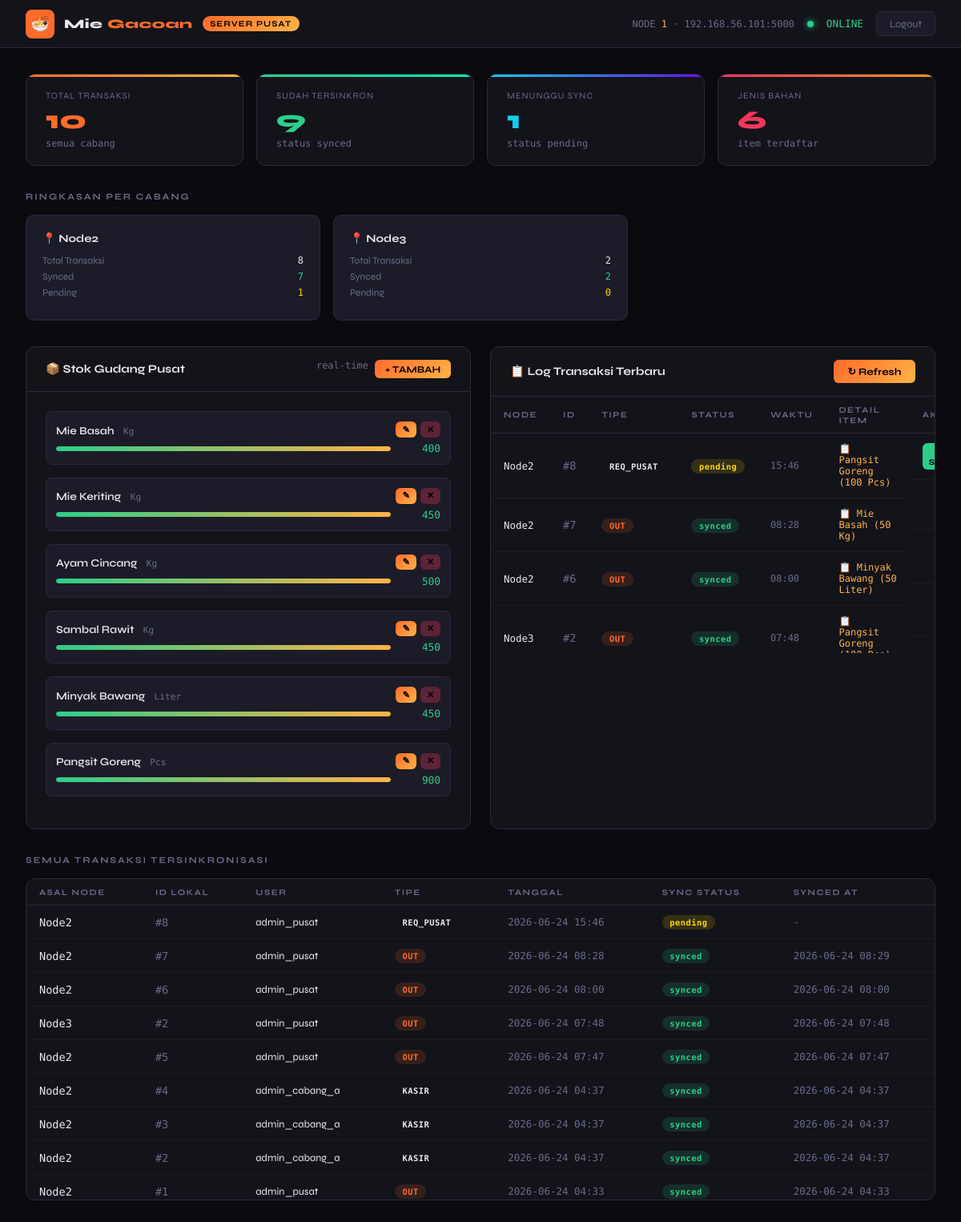
Screenshot of / (signed in) with the database file from the repository.
### tables this page shows
CREATE TABLE transaksi_header (
        asal_node       TEXT,
        id_lokal        INTEGER,
        id_user         INTEGER,
        tipe_transaksi  TEXT CHECK(tipe_transaksi IN ('IN','OUT','KASIR','REQ_PUSAT')),
        tanggal         DATETIME DEFAULT CURRENT_TIMESTAMP,
        sync_status      TEXT DEFAULT 'pending'
                        CHECK(sync_status IN ('pending','synced','failed')),
        synced_at       DATETIME,
        conflict_flag   INTEGER DEFAULT 0,
        PRIMARY KEY (asal_node, id_lokal),
        FOREIGN KEY (id_user) REFERENCES user(id_user)
    );

CREATE TABLE bahan_baku (
        id_bahan    INTEGER PRIMARY KEY AUTOINCREMENT,
        nama_bahan  TEXT UNIQUE,
        satuan      TEXT,
        stok        INTEGER DEFAULT 100
    );

CREATE TABLE user (
        id_user     INTEGER PRIMARY KEY AUTOINCREMENT,
        username    TEXT UNIQUE,
        password    TEXT,
        asal_node   TEXT
    );

### routes/_web.py (the view)
    @app.route('/', methods=['GET'])
    def index():
        if not session.get('logged_in'):
            return render_template('server_dashboard.html')
        conn = get_db()
        cursor = conn.cursor()
        cursor.execute("SELECT COUNT(*) FROM transaksi_header")
        total = cursor.fetchone()[0]
        cursor.execute("SELECT COUNT(*) FROM transaksi_header WHERE sync_status='synced'")
        synced = cursor.fetchone()[0]
        cursor.execute("SELECT COUNT(*) FROM transaksi_header WHERE sync_status='pending'")
        pending = cursor.fetchone()[0]
        cursor.execute("SELECT COUNT(*) FROM bahan_baku")
        bahan = cursor.fetchone()[0]
        stats = dict(total=total, synced=synced, pending=pending, bahan=bahan)
        cursor.execute("SELECT id_bahan, nama_bahan, satuan, stok FROM bahan_baku")
        stok = [dict(r) for r in cursor.fetchall()]
        cursor.execute('''
            SELECT asal_node,
                   COUNT(*) AS total,
                   SUM(CASE WHEN sync_status='synced'  THEN 1 ELSE 0 END) AS synced,
                   SUM(CASE WHEN sync_status='pending' THEN 1 ELSE 0 END) AS pending
            FROM transaksi_header GROUP BY asal_node
        ''')
        cabang_summary = [dict(r) for r in cursor.fetchall()]
        cursor.execute('''
            SELECT h.asal_node, h.id_lokal, h.tipe_transaksi,
                   h.tanggal, h.sync_status, h.synced_at, u.username,
                   (SELECT GROUP_CONCAT(b.nama_bahan || ' (' || d.jumlah || ' ' || b.satuan || ')', ', ')
                    FROM transaksi_detail d
                    JOIN bahan_baku b ON d.id_bahan = b.id_bahan
                    WHERE d.asal_node = h.asal_node AND d.id_lokal = h.id_lokal) AS detail_request
            FROM transaksi_header h
            LEFT JOIN user u ON h.id_user = u.id_user
            ORDER BY h.tanggal DESC LIMIT 20
        ''')
        log = [dict(r) for r in cursor.fetchall()]
        cursor.execute('''
            SELECT h.asal_node, h.id_lokal, h.tipe_transaksi,
                   h.tanggal, h.sync_status, h.synced_at, u.username,
                   (SELECT GROUP_CONCAT(b.nama_bahan || ' (' || d.jumlah || ' ' || b.satuan || ')', ', ')
                    FROM transaksi_detail d
                    JOIN bahan_baku b ON d.id_bahan = b.id_bahan
                    WHERE d.asal_node = h.asal_node AND d.id_lokal = h.id_lokal) AS detail_request
            FROM transaksi_header h
            LEFT JOIN user u ON h.id_user = u.id_user
            ORDER BY h.tanggal DESC
        ''')
        all_transaksi = [dict(r) for r in cursor.fetchall()]
        conn.close()
        return render_template('server_dashboard.html',
            stats=stats, stok=stok, cabang_summary=cabang_summary,
            log=log, all_transaksi=all_transaksi)

### server_api.py (called while the page is built)
def get_db():
    conn = sqlite3.connect(DB)
    conn.row_factory = sqlite3.Row
    return conn

### templates/server_dashboard.html (shortened to what this page needs)
<!DOCTYPE html>
<html lang="id">
<head>
</head>
<body>
{% if not session.get('logged_in') %}
<div class="login-wrap">
  <div class="login-card">
    <div class="login-logo">
      <div class="icon">🍜</div>
      <h2>Mie Gacoan <span style="color:var(--accent)">Pusat</span></h2>
      <p>Server Dashboard — Node 1</p>
    </div>
    {% if error %}
    <div class="alert-error">{{ error }}</div>
    {% endif %}
    <form method="POST" action="/login">
      <div class="form-group">
        <label>USERNAME</label>
        <input type="text" name="username" placeholder="admin_pusat" autocomplete="off" required>
      </div>
      <div class="form-group">
        <label>PASSWORD</label>
        <input type="password" name="password" placeholder="••••••••" required>
      </div>
      <button type="submit" class="btn-login">MASUK →</button>
    </form>
  </div>
</div>
{% else %}
<div class="topbar">
  <div class="logo">
    <div class="logo-icon">🍜</div>
    <div class="logo-text">Mie <span>Gacoan</span></div>
    <span class="badge-server">SERVER PUSAT</span>
  </div>
  <div class="topbar-right">
    <div class="node-info">NODE <span>1</span> · 192.168.56.101:5000</div>
    <div class="status-dot"></div>
    <div class="status-label">ONLINE</div>
    <form method="POST" action="/logout" style="margin:0">
      <button class="btn-logout">Logout</button>
    </form>
  </div>
</div>
<div class="container">
  {% include 'partials/_stats.html' %}
  <div class="section-title">Ringkasan Per Cabang</div>
  <div class="cabang-grid">
    {% for c in cabang_summary %}
    <div class="cabang-card">
      <div class="cabang-name">📍 {{ c.asal_node }}</div>
      <div class="cabang-stat">
        <span class="cabang-stat-label">Total Transaksi</span>
        <span class="cabang-stat-val">{{ c.total }}</span>
      </div>
      <div class="cabang-stat">
        <span class="cabang-stat-label">Synced</span>
        <span class="cabang-stat-val" style="color:var(--green)">{{ c.synced }}</span>
      </div>
      <div class="cabang-stat">
        <span class="cabang-stat-label">Pending</span>
        <span class="cabang-stat-val" style="color:var(--yellow)">{{ c.pending }}</span>
      </div>
    </div>
    {% endfor %}
  </div>
  <div class="grid-2">
    <div class="card">
      <div class="card-header">
        <h3>📦 Stok Gudang Pusat</h3>
        <div style="display:flex;gap:.5rem;">
          <span style="font-size:.75rem;color:var(--muted);font-family:var(--mono)">real-time</span>
          <button class="btn-refresh" onclick="openAddBahanModal()" style="padding:.3rem .8rem;font-size:.75rem;">+ TAMBAH</button>
        </div>
      </div>
      <div class="card-body" id="stok-container">
        {% for b in stok %}
        {% set pct = ((b.stok / 100 * 100) | int) %}
        {% if pct < 0 %}{% set pct = 0 %}{% endif %}
        {% if pct > 100 %}{% set pct = 100 %}{% endif %}
        <div class="stok-item" id="stok-{{ b.id_bahan }}" style="margin-bottom:1rem;padding:.75rem;background:var(--surface2);border-radius:8px;border:1px solid var(--border);">
          <div style="display:flex;justify-content:space-between;align-items:center;margin-bottom:.4rem;">
            <div>
              <span style="font-size:.85rem;font-weight:600;">{{ b.nama_bahan }}</span>
              <span style="font-size:.7rem;color:var(--muted);font-family:var(--mono);margin-left:.5rem;">{{ b.satuan }}</span>
            </div>
            <div style="display:flex;gap:.3rem;">
              <button class="btn-refresh" onclick="openEditBahanModal({{ b.id_bahan }}, '{{ b.nama_bahan }}', '{{ b.satuan }}', {{ b.stok }})" style="padding:.2rem .5rem;font-size:.7rem;">✎</button>
              <button class="btn-refresh" onclick="deleteBahan({{ b.id_bahan }})" style="padding:.2rem .5rem;font-size:.7rem;background:rgba(245,54,92,.3);">✕</button>
            </div>
          </div>
          <div class="stok-bar-wrap">
            <div class="stok-bar-bg">
              <div class="stok-bar-fill {% if pct < 20 %}danger{% elif pct < 50 %}warn{% endif %}"
                  style="width:{{ pct }}%"></div>
            </div>
            <div class="stok-num {% if b.stok < 20 %}{% set _ = '' %}{% endif %}"
                style="color:{% if b.stok < 20 %}var(--red){% elif b.stok < 50 %}var(--yellow){% else %}var(--green){% endif %}">
              {{ b.stok }}
            </div>
          </div>
        </div>
        {% endfor %}
      </div>
    </div>
    <div class="card">
      <div class="card-header">
        <h3>📋 Log Transaksi Terbaru</h3>
        <button class="btn-refresh" onclick="location.reload()">↻ Refresh</button>
      </div>
      <div class="table-wrap">
        <table>
          <thead>
            <tr>
              <th>Node</th>
              <th>ID</th>
              <th>Tipe</th>
              <th>Status</th>
              <th>Waktu</th>
              <th>Detail Item</th>
              <th>Aksi</th>
            </tr>
          </thead>
          <tbody>
            {% for t in log %}
            <tr>
              <td style="font-family:var(--mono);font-size:.78rem;">{{ t.asal_node }}</td>
              <td style="font-family:var(--mono);color:var(--muted);">#{{ t.id_lokal }}</td>
              <td>
                <span class="badge badge-{{ t.tipe_transaksi|lower }}">{{ t.tipe_transaksi }}</span>
              </td>
              <td>
                <span class="badge badge-{{ t.sync_status }}">{{ t.sync_status }}</span>
              </td>
              <td style="font-size:.75rem;color:var(--muted);font-family:var(--mono);">
                {{ t.tanggal[11:16] if t.tanggal else '-' }}
              </td>
              <td style="font-size:.75rem; color:var(--accent2); font-family:var(--mono);">
                {% if t.tipe_transaksi in ('REQ_PUSAT', 'IN', 'OUT') %}
                  📋 {{ t.detail_request if t.detail_request else '—' }}
                {% elif t.tipe_transaksi == 'KASIR' %}
                  🛍️ Penjualan Menu (Stok Terpotong)
                {% else %}
                  —
                {% endif %}
              </td>
              <td style="text-align: center; display: flex; gap: .3rem; justify-content: center;">
                {% if t.tipe_transaksi == 'REQ_PUSAT' and t.sync_status == 'pending' %}
                  <button class="btn-refresh" onclick="setujuiPermintaan('{{ t.asal_node }}', {{ t.id_lokal }})"
                          style="padding:.2rem .5rem; font-size:.65rem; background:var(--green); color:#000; border:none;">✓ SETUJU</button>
                {% else %}
                  <span style="color:var(--muted); font-size:.75rem;">—</span>
                {% endif %}
              </td>
            </tr>
            {% endfor %}
          </tbody>
        </table>
      </div>
    </div>
  </div>
  <div class="section-title">Semua Transaksi Tersinkronisasi</div>
  <div class="card">
    <div class="table-wrap" style="max-height:400px;">
      <table>
        <thead>
          <tr>
            <th>Asal Node</th><th>ID Lokal</th><th>User</th>
            <th>Tipe</th><th>Tanggal</th><th>Sync Status</th><th>Synced At</th>
          </tr>
        </thead>
        <tbody>
          {% for t in all_transaksi %}
          <tr>
            <td style="font-family:var(--mono);">{{ t.asal_node }}</td>
            <td style="font-family:var(--mono);color:var(--muted);">#{{ t.id_lokal }}</td>
            <td style="font-size:.8rem;">{{ t.username or '-' }}</td>
            <td><span class="badge badge-{{ t.tipe_transaksi|lower }}">{{ t.tipe_transaksi }}</span></td>
            <td style="font-size:.78rem;color:var(--muted);font-family:var(--mono);">{{ t.tanggal[:16] if t.tanggal else '-' }}</td>
            <td><span class="badge badge-{{ t.sync_status }}">{{ t.sync_status }}</span></td>
            <td style="font-size:.78rem;color:var(--muted);font-family:var(--mono);">{{ t.synced_at[:16] if t.synced_at else '-' }}</td>
          </tr>
          {% endfor %}
        </tbody>
      </table>
    </div>
  </div>
</div>
{% endif %}
</body>
</html>

### templates/partials/_stats.html
  <div class="stats-grid">
    <div class="stat-card">
      <div class="stat-label">TOTAL TRANSAKSI</div>
      <div class="stat-value accent">{{ stats.total }}</div>
      <div class="stat-sub">semua cabang</div>
    </div>
    <div class="stat-card green">
      <div class="stat-label">SUDAH TERSINKRON</div>
      <div class="stat-value green">{{ stats.synced }}</div>
      <div class="stat-sub">status synced</div>
    </div>
    <div class="stat-card blue">
      <div class="stat-label">MENUNGGU SYNC</div>
      <div class="stat-value blue">{{ stats.pending }}</div>
      <div class="stat-sub">status pending</div>
    </div>
    <div class="stat-card red">
      <div class="stat-label">JENIS BAHAN</div>
      <div class="stat-value red">{{ stats.bahan }}</div>
      <div class="stat-sub">item terdaftar</div>
    </div>
  </div>

### rows the page displays
transaksi_header: asal_node "Node3", total "2", synced "2", pending "0", id_lokal "2", tipe_transaksi "OUT", sync_status "synced", tanggal "07:48", detail_request "Pangsit Goreng…", username "admin_pusat", tanggal "2026-06-24 07:48", synced_at "2026-06-24 07:48"
bahan_baku: nama_bahan "Mie Basah", satuan "Kg", {{ pct }} 100 (drawn), stok "400"
bahan_baku: nama_bahan "Mie Keriting", satuan "Kg", {{ pct }} 100 (drawn), stok "450"
bahan_baku: nama_bahan "Ayam Cincang", satuan "Kg", {{ pct }} 100 (drawn), stok "500"
bahan_baku: nama_bahan "Sambal Rawit", satuan "Kg", {{ pct }} 100 (drawn), stok "450"
bahan_baku: nama_bahan "Minyak Bawang", satuan "Liter", {{ pct }} 100 (drawn), stok "450"
bahan_baku: nama_bahan "Pangsit Goreng", satuan "Pcs", {{ pct }} 100 (drawn), stok "900"
transaksi_header: asal_node "Node2", id_lokal "8", tipe_transaksi "REQ_PUSAT", sync_status "pending", tanggal "15:46", detail_request "Pangsit Goreng (100 Pcs)", username "admin_pusat", tanggal "2026-06-24 15:46", synced_at "-"
transaksi_header: asal_node "Node2", id_lokal "7", tipe_transaksi "OUT", sync_status "synced", tanggal "08:28", detail_request "Mie Basah (50 Kg)", username "admin_pusat", tanggal "2026-06-24 08:28", synced_at "2026-06-24 08:29"
transaksi_header: asal_node "Node2", id_lokal "6", tipe_transaksi "OUT", sync_status "synced", tanggal "08:00", detail_request "Minyak Bawang (50 Liter)", username "admin_pusat", tanggal "2026-06-24 08:00", synced_at "2026-06-24 08:00"
transaksi_header: asal_node "Node2", id_lokal "5", username "admin_pusat", tipe_transaksi "OUT", tanggal "2026-06-24 07:47", sync_status "synced", synced_at "2026-06-24 07:47"
transaksi_header: asal_node "Node2", id_lokal "4", username "admin_cabang_a", tipe_transaksi "KASIR", tanggal "2026-06-24 04:37", sync_status "synced", synced_at "2026-06-24 04:37"
transaksi_header: asal_node "Node2", id_lokal "3", username "admin_cabang_a", tipe_transaksi "KASIR", tanggal "2026-06-24 04:37", sync_status "synced", synced_at "2026-06-24 04:37"
transaksi_header: asal_node "Node2", id_lokal "2", username "admin_cabang_a", tipe_transaksi "KASIR", tanggal "2026-06-24 04:37", sync_status "synced", synced_at "2026-06-24 04:37"
transaksi_header: asal_node "Node2", id_lokal "1", username "admin_pusat", tipe_transaksi "OUT", tanggal "2026-06-24 04:33", sync_status "synced", synced_at "2026-06-24 04:33"

### other values shown
{{ stats.total }} "10"
{{ stats.synced }} "9"
{{ stats.pending }} "1"
{{ stats.bahan }} "6"
{{ c.asal_node }} "Node2"
{{ c.total }} "8"
{{ c.synced }} "7"
{{ c.pending }} "1"
